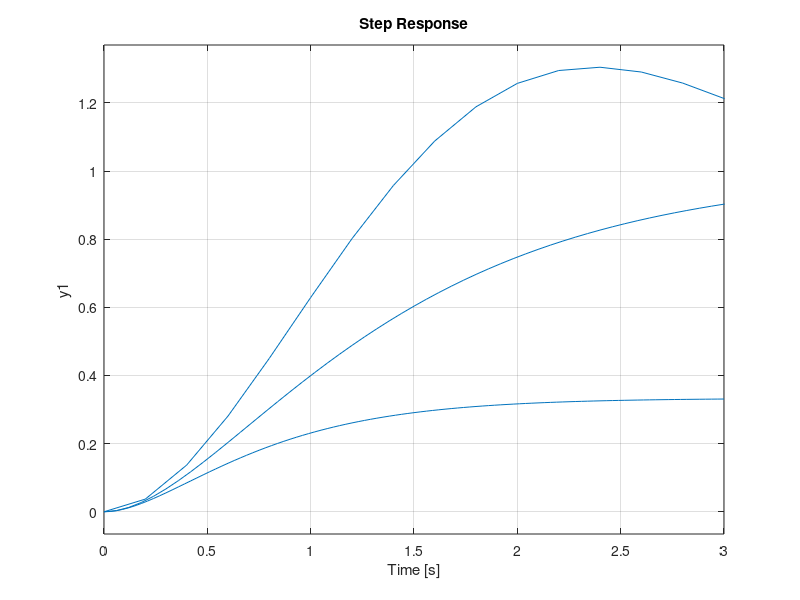

This figure's MATLAB source:
clear all; close all; clc,
% Example from https://www.mathworks.com/help/control/ref/place.html
% Define system
A = [-1,-2;1,0];
B = [2;0];
C = [0,1];
D = 0;
sys = ss(A,B,C,D);
% Get poles
Pol  = pole(sys)
% check step response
figure(1)
step(sys)
hold on;
% desired poles due to underdamped
p = [-1,-2];
% Find the gain matrix K using pole placement and check the closed-loop poles of syscl.
K = place(A,B,p);
Acl = A-B*K;
syscl = ss(Acl,B,C,D);
Pcl = pole(syscl)
% step response
figure(1)
step(syscl)
hold on;
% desired poles 2 due to underdamped
p = [-2,-3];
% Find the gain matrix K using pole placement and check the closed-loop poles of syscl.
K = place(A,B,p);
Acl = A-B*K;
syscl = ss(Acl,B,C,D);
Pcl = pole(syscl)
% step response
figure(1)
step(syscl)